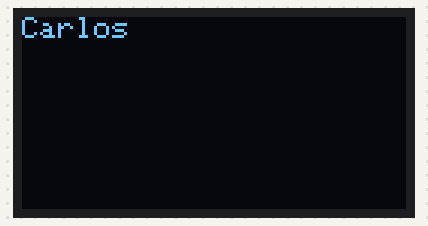
The sketch below on a simulated Arduino Uno, built with avr-gcc and run on an emulated ATmega328P. On the bench: 128×64 one-colour display. The display library's start-up logo is not drawn.

Above: at 0.1 s.
At 1.2 s:
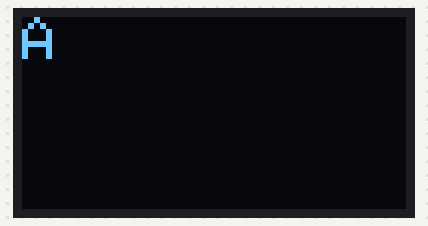

The sketch:

OLED_test.ino
```cpp
#include <SPI.h>
#include <Wire.h>
#include <Adafruit_GFX.h>
#include <Adafruit_SSD1306.h>

#define OLED_RESET 4

Adafruit_SSD1306 display(OLED_RESET);

void setup() {
  display.begin(SSD1306_SWITCHCAPVCC, 0x3C);
  display.display();
  display.clearDisplay();
  display.setTextColor(WHITE);
}
void loop() {
  display.clearDisplay();
  display.setTextSize(1);
  display.setCursor(0, 0);
  display.println("Carlos");
  display.display();
  delay(1000);

  display.clearDisplay();
  display.setTextSize(2);
  display.setCursor(0, 0);
  display.println("A");
  display.display();
  delay(1000);
}
```

Measured:
- what the display in image 0 shows lasts 1.0 s, from 0.1 s to 1.1 s
